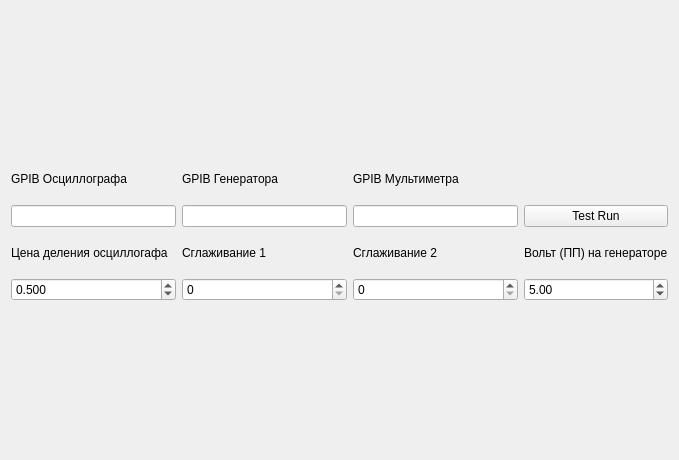
<?xml version="1.0" encoding="UTF-8"?>
<ui version="4.0">
 <class>vibuprautClass</class>
 <widget class="QWidget" name="vibuprautClass">
  <property name="geometry">
   <rect>
    <x>0</x>
    <y>0</y>
    <width>679</width>
    <height>460</height>
   </rect>
  </property>
  <property name="windowTitle">
   <string>vibupraut</string>
  </property>
  <layout class="QVBoxLayout">
   <item>
    <widget class="QwtPlot" name="graph">
     <property name="frameShape">
      <enum>QFrame::NoFrame</enum>
     </property>
     <property name="frameShadow">
      <enum>QFrame::Plain</enum>
     </property>
    </widget>
   </item>
   <item>
    <layout class="QGridLayout">
     <item row="0" column="0">
      <widget class="QLabel" name="lbOscId">
       <property name="text">
        <string>GPIB Осциллографа</string>
       </property>
      </widget>
     </item>
     <item row="0" column="1">
      <widget class="QLabel" name="lbGenId">
       <property name="text">
        <string>GPIB Генератора</string>
       </property>
      </widget>
     </item>
     <item row="0" column="2">
      <widget class="QLabel" name="lbMulID">
       <property name="text">
        <string>GPIB Мультиметра</string>
       </property>
      </widget>
     </item>
     <item row="1" column="0">
      <widget class="QLineEdit" name="edOscId"/>
     </item>
     <item row="1" column="1">
      <widget class="QLineEdit" name="edGenId"/>
     </item>
     <item row="1" column="2">
      <widget class="QLineEdit" name="edMulId"/>
     </item>
     <item row="2" column="0">
      <widget class="QLabel" name="lbOscVol">
       <property name="toolTip">
        <string>Цена деления осциллографа при первом пробеге (Вольт)</string>
       </property>
       <property name="text">
        <string>Цена деления осциллогафа</string>
       </property>
      </widget>
     </item>
     <item row="2" column="1">
      <widget class="QLabel" name="lbSm1">
       <property name="toolTip">
        <string>Глубина сглаживания при первом пробеге</string>
       </property>
       <property name="text">
        <string>Сглаживание 1</string>
       </property>
      </widget>
     </item>
     <item row="2" column="2">
      <widget class="QLabel" name="lbSm2">
       <property name="toolTip">
        <string>Глубина сглаживания при втором пробеге</string>
       </property>
       <property name="text">
        <string>Сглаживание 2</string>
       </property>
      </widget>
     </item>
     <item row="3" column="0">
      <widget class="QDoubleSpinBox" name="sbOscVol">
       <property name="decimals">
        <number>3</number>
       </property>
       <property name="minimum">
        <double>0.002000000000000</double>
       </property>
       <property name="maximum">
        <double>5.000000000000000</double>
       </property>
       <property name="singleStep">
        <double>0.100000000000000</double>
       </property>
       <property name="value">
        <double>0.500000000000000</double>
       </property>
      </widget>
     </item>
     <item row="3" column="1">
      <widget class="QSpinBox" name="sbSm1"/>
     </item>
     <item row="3" column="2">
      <widget class="QSpinBox" name="sbSm2"/>
     </item>
     <item row="1" column="3">
      <widget class="QPushButton" name="btRun">
       <property name="text">
        <string>Test Run</string>
       </property>
      </widget>
     </item>
     <item row="2" column="3">
      <widget class="QLabel" name="lbVPP">
       <property name="text">
        <string>Вольт (ПП) на генераторе</string>
       </property>
      </widget>
     </item>
     <item row="3" column="3">
      <widget class="QDoubleSpinBox" name="sbVPP">
       <property name="minimum">
        <double>0.100000000000000</double>
       </property>
       <property name="maximum">
        <double>20.000000000000000</double>
       </property>
       <property name="value">
        <double>5.000000000000000</double>
       </property>
      </widget>
     </item>
    </layout>
   </item>
   <item>
    <widget class="QLabel" name="lbStatus">
     <property name="text">
      <string/>
     </property>
    </widget>
   </item>
  </layout>
 </widget>
 <layoutdefault spacing="6" margin="11"/>
 <customwidgets>
  <customwidget>
   <class>QwtPlot</class>
   <extends>QFrame</extends>
   <header>qwt_plot.h</header>
   <container>1</container>
  </customwidget>
 </customwidgets>
 <tabstops>
  <tabstop>edOscId</tabstop>
  <tabstop>edGenId</tabstop>
  <tabstop>edMulId</tabstop>
 </tabstops>
 <resources/>
 <connections/>
</ui>
